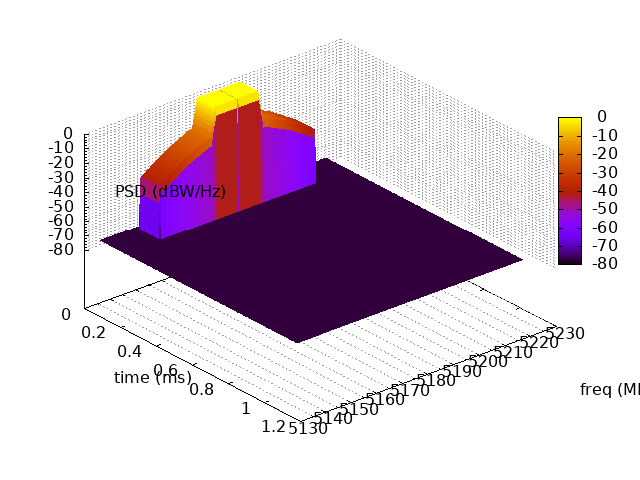

This figure's gnuplot source:
set terminal png
set output "spectrum-analyzer-wifi-11a-20MHz-2-0.png"
file = 'spectrum-analyzer-wifi-11a-20MHz-2-0'
unset surface
set key off
set term png
set output file . '.png'
set pm3d at s
set palette
set view 50,50
set xlabel "time (ms)"
set ylabel "freq (MHz)" offset 15,0,0
set zlabel "PSD (dBW/Hz)" offset 15,0,0
set ytics
set mytics 2
set ztics
set mztics 5
set grid ytics mytics ztics mztics
filename = file . '.tr'
stats filename using 3
refW = STATS_max
splot filename using ($1*1000.0):($2/1e6):(10*log10($3/refW))
